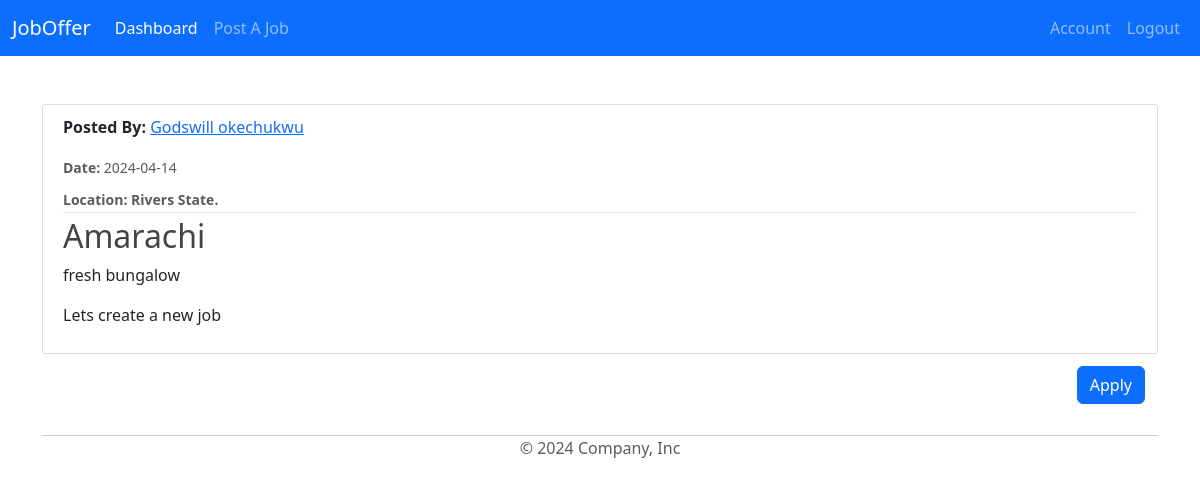
The app's page /jobs/jobs/4 (signed in) with its own data.
### model/base.py (models this page shows, shortened)
class BaseUser(Base, UserMixin):
    id = Column(Integer, primary_key=True)
    username = Column(String(80), unique=True, nullable=False)
    email = Column(String(120), unique=True, nullable=False)
    image_file = Column(String(20), nullable=False, default='default.jpg')
    password = Column(String(60), nullable=False)
    date_joined = Column(DateTime, nullable=False, default=datetime.utcnow)
    phone = Column(String(14), unique=True, nullable=False)
    state = Column(String(20), nullable=False)

class Job(Base):
    __tablename__ = 'jobs'
    id = Column(Integer, primary_key=True)
    job_title = Column(String(50), nullable=False)
    job_description = Column(String(100), nullable=False)
    completed = Column(Boolean, default=False)
    content = Column(String(1000), nullable=False)
    date_posted = Column(DateTime, nullable=False, default=datetime.utcnow)
    location = Column(String(100), nullable=False)
    client_id = Column(Integer, ForeignKey('clients.id'))

### model/jobs/routes.py (the view)
@job_route.route("/jobs/<int:job_id>", strict_slashes=False)
def job(job_id):
    job = Job.query.get_or_404(job_id)
    return render_template('job.html', title=job.job_title, job=job)

### model/__init__.py (called while the page is built)
@login_manager.user_loader
def load_user(user_id):
    x = Plumber.query.get(str(user_id))
    if x == None:
        x = Client.query.get(str(user_id))
    return x

### model/jobs/templates/job.html
{% extends "layout.html" %}
{% block content %}
<link rel="stylesheet" type="text/css" href="{{ url_for('job_route.static', filename='main.css') }}">
<article class="media content-section">
    <div class="media-body">
      <div class="article-metadata">
        <p><strong>Posted By: </strong><a class="mr-2" href="#">{{ job.clients.username }}</a></p>
        <small class="text-muted"><strong>Date: </strong>{{ job.date_posted.strftime('%Y-%m-%d') }}</small>
        <div class="mt-2">
          <small class="text-muted"><strong>Location: {{ job.location }} State.</strong></small>
        </div>
      </div>
      <h2 class="article-title">{{ job.job_title }}</h2>
      <p class="article-content">{{ job.job_description }}</p>
      <p class="article-content">{{ job.content }}</p>
    </div>
  </article>
  <div class="btn  d-flex justify-content-end">
    <a class="btn btn-primary" href="{{ url_for('job_route.apply_job', job_id=job.id) }}">Apply</a>
  </div>
{% endblock content %}

### model/static/main.css (style rules this page uses)
* { padding: 0; margin: 0; }
h1, h2, h3, h4, h5, h6 { color: #444444; }
.content-section { background: #ffffff; padding: 10px 20px; border: 1px solid #dddddd; border-radius: 3px; margin-bottom: 5px; }
.article-title { color: #444444; }
.article-content { white-space: pre-line; }
.article-metadata { padding-bottom: 1px; margin-bottom: 4px; border-bottom: 1px solid #e3e3e3 }
.btn { text-align: right; }

### model/jobs/static/main.css (style rules this page uses)
* { padding: 0; margin: 0; }
h1, h2, h3, h4, h5, h6 { color: #444444; }
.content-section { background: #ffffff; padding: 10px 20px; border: 1px solid #dddddd; border-radius: 3px; margin-bottom: 5px; }
.article-title { color: #444444; }
.article-content { white-space: pre-line; }
.article-metadata { padding-bottom: 1px; margin-bottom: 4px; border-bottom: 1px solid #e3e3e3 }
.btn { text-align: right; }

### records on screen
BaseUser: clients.username "Godswill okechukwu"
Job: date_posted "2024-04-14", location "Rivers", job_title "Amarachi", job_description "fresh bungalow", content "Lets create a new job"
